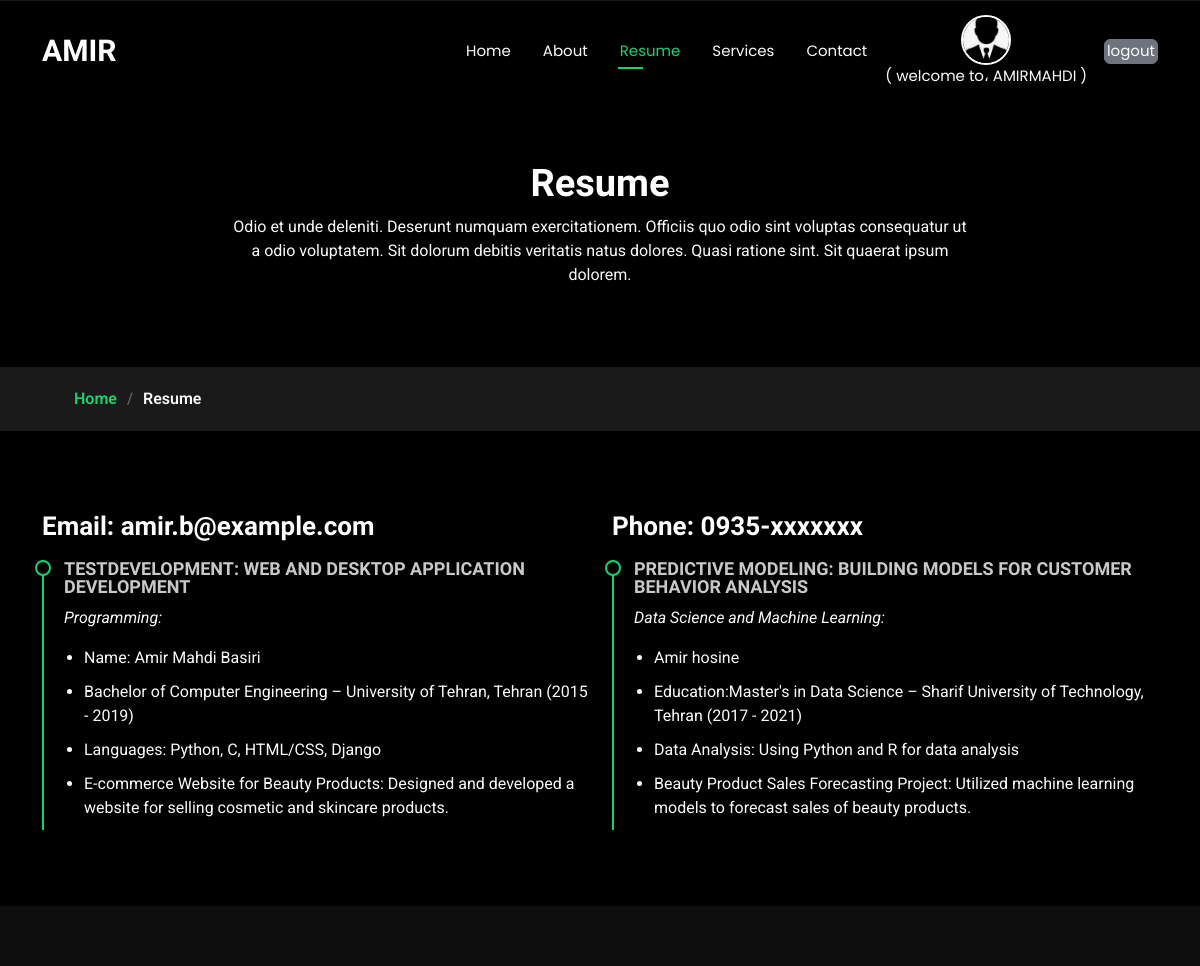
The app's page /resume/ (signed in) with its own data.
### root/models.py (models this page shows, shortened)
class UserProfile(models.Model):
    user = models.OneToOneField(User, on_delete=models.CASCADE)
    image = models.ImageField(upload_to='profile_pics/', null=True, blank=True, default='profile_pics/icon.png')
    reset_code = models.CharField(max_length=6, null=True, blank=True)

class Resume(models.Model):
    NAME = models.CharField(max_length=100, default="test")
    TITLE = models.CharField(max_length=100, default="test")
    SUBJECT = models.CharField(max_length=100, default="test")
    FIRST_TEXT = models.CharField(max_length=100, default="test")
    SECOND_TEXT = models.CharField(max_length=100, default="test")
    THIRD_TEXT = models.CharField(max_length=100, default="test")
    DESCRIPTION = models.TextField(default="test")
    scheduled = models.DateTimeField(default=timezone.now)
    status = models.BooleanField(default=False)
    created_at = models.DateTimeField(auto_now_add=True)
    updated_at = models.DateTimeField(auto_now=True)
    class Meta:
        ordering = ('created_at',)

### root/views.py (the view)
# urls.py: path('resume/', resume, name='resume'),
def resume(request):
    resumes = Resume.objects.filter(status=True)
    context = {
        'active_page': 'resume',  # شناسه صفحه فعلی
        'resumes': resumes
    }
    return render(request, "root/resume.html", context)

### templates/root/resume.html (shortened to what this page needs)
{% extends "base.html" %}
{% load static %}
{% block 'content' %}
  <main class="main">
    <div class="page-title" data-aos="fade">
      <div class="heading">
        <div class="container">
          <div class="row d-flex justify-content-center text-center">
            <div class="col-lg-8">
              <h1>Resume</h1>
              <p class="mb-0">Odio et unde deleniti. Deserunt numquam exercitationem. Officiis quo odio sint voluptas consequatur ut a odio voluptatem. Sit dolorum debitis veritatis natus dolores. Quasi ratione sint. Sit quaerat ipsum dolorem.</p>
            </div>
          </div>
        </div>
      </div>
      <nav class="breadcrumbs">
        <div class="container">
          <ol>
            <li><a href="{% url 'root:home' %}">Home</a></li>
            <li class="current">Resume</li>
          </ol>
        </div>
      </nav>
    </div>
    <section id="resume" class="resume section">
      <div class="container">
        <div class="row">
          {% for resume in resumes %}
          <div class="col-lg-6" data-aos="fade-up" data-aos-delay="200">
            <h3 class="resume-title">{{resume.NAME}}</h3>
            <div class="resume-item">
              <h4>{{resume.TITLE}}</h4>
              <p><em>{{resume.SUBJECT}}</em></p>
              <ul>
                <li>{{resume.FIRST_TEXT}}</li>
                <li>{{resume.SECOND_TEXT}}</li>
                <li>{{resume.THIRD_TEXT}}</li>
                <li>{{resume.DESCRIPTION}}</li>
              </ul>
            </div>
          </div>
          {% endfor %}
        </div>
      </div>
    </section>
  </main>
  {% endblock 'content' %}

### templates/base.html (shortened to what this page needs)
{% load static %}
<!DOCTYPE html>
<html lang="en">
<head>
  <link href="{% static 'assets/vendor/bootstrap/css/bootstrap.min.css' %}" rel="stylesheet">
  <link href="{% static 'assets/vendor/bootstrap-icons/bootstrap-icons.css' %}" rel="stylesheet">
  <link href="{% static 'assets/vendor/aos/aos.css' %}" rel="stylesheet">
  <link href="{% static 'assets/vendor/swiper/swiper-bundle.min.css' %}" rel="stylesheet">
  <link href="{% static 'assets/vendor/glightbox/css/glightbox.min.css' %}" rel="stylesheet">
  <link href="{% static 'assets/css/main.css' %}" rel="stylesheet">
</head>
<body class="index-page">
  <header id="header" class="header d-flex align-items-center fixed-top">
    <div class="container-fluid container-xl position-relative d-flex align-items-center justify-content-between">
      <a href="{% url 'root:home' %}" class="logo d-flex align-items-center">
        <h1 class="sitename">AMIR</h1>
      </a>
      <nav id="navmenu" class="navmenu">
        <ul>
          <li><a href="{% url 'root:home' %}" class="{% if active_page == 'home' %}active{% endif %}">Home</a></li>
          <li><a href="{% url 'root:about' %}" class="{% if active_page == 'about' %}active{% endif %}">About</a></li>
          <li><a href="{% url 'root:resume' %}" class="{% if active_page == 'resume' %}active{% endif %}">Resume</a></li>
          <li><a href="{% url 'root:services' %}" class="{% if active_page == 'services' %}active{% endif %}">Services</a></li>
          <li><a href="{% url 'root:contact' %}" class="{% if active_page == 'contact' %}active{% endif %}">Contact</a></li>
          {% if user.is_authenticated %}
            <a href="{% url 'root:Change' %}" class="nav-link text-center">
              <img src="{% if user.userprofile.image %}{{ user.userprofile.image.url }}{% else %}/media/profile_pics/default.jpg{% endif %}"
                   alt="Profile Icon" class="profile-icon">
                   <span>( welcome to، {{ user.first_name}} )</span>
          </a>
          <span class="separator">ㅤ</span>
              <a href="{% url 'root:logout' %}" class="btn btn-secondary">logout</a>
          {% endif %}
        </ul>
      </nav>
    </div>
  </header>
{% block 'content' %}
{% endblock 'content' %}
  <footer id="footer" class="footer dark-background">
  </footer>
</body>
</html>

### static/assets/css/main.css (style rules this page uses)
:root { --default-font: "Roboto", system-ui, -apple-system, "Segoe UI", Roboto, "Helvetica Neue", Arial, "Noto Sans", "Liberation Sans", sans-serif, "Apple Color Emoji", "Segoe UI Emoji", "Segoe UI Symbol", "Noto Color Emoji"; --heading-font: "Raleway", sans-serif; --nav-font: "Poppins", sans-serif; }
:root { --background-color: #000000; --default-color: #fafafa; --heading-color: #ffffff; --accent-color: #18d26e; --surface-color: #1a1a1a; --contrast-color: #000000; }
:root { --nav-color: #fafafa; --nav-hover-color: #18d26e; --nav-mobile-background-color: #1a1a1a; --nav-dropdown-background-color: #1a1a1a; --nav-dropdown-color: #fafafa; --nav-dropdown-hover-color: #18d26e; }
.dark-background { --background-color: rgba(15, 15, 15, 0.975); --default-color: #ffffff; --heading-color: #ffffff; --surface-color: #292929f9; --contrast-color: #000000; }
:root { scroll-behavior: smooth; }
body { color: var(--default-color); background-color: var(--background-color); font-family: var(--default-font); }
a { color: var(--accent-color); text-decoration: none; transition: 0.3s; }
h1, h2, h3, h4, h5, h6 { color: var(--heading-color); font-family: var(--heading-font); }
.header { --background-color: rgba(0, 0, 0, 0); color: var(--default-color); background-color: var(--background-color); padding: 15px 0; transition: all 0.5s; z-index: 997; }
.header .logo { line-height: 1; }
.header .logo h1 { font-size: 30px; margin: 0; font-weight: 700; color: var(--heading-color); }
@media (min-width: 1200px) { .navmenu { padding: 0; } }
@media (min-width: 1200px) { .navmenu ul { margin: 0; padding: 0; display: flex; list-style: none; align-items: center; } }
@media (min-width: 1200px) { .navmenu li { position: relative; } }
@media (min-width: 1200px) { .navmenu>ul>li { white-space: nowrap; padding: 15px 14px; } }
@media (min-width: 1200px) { .navmenu a, .navmenu a:focus { color: var(--nav-color); font-size: 15px; padding: 0 2px; font-family: var(--nav-font); font-weight: 400; display: flex; align-items: center; justify-content: space-between; white-space: nowrap; transition: 0.3s; position: relative; } }
@media (min-width: 1200px) { .navmenu>ul>li>a:before { content: ""; position: absolute; height: 2px; bottom: -6px; left: 0; background-color: var(--nav-hover-color); visibility: hidden; width: 0px; transition: all 0.3s ease-in-out 0s; } }
@media (min-width: 1200px) { .navmenu a:hover:before, .navmenu li:hover>a:before, .navmenu .active:before { visibility: visible; width: 25px; } }
@media (min-width: 1200px) { .navmenu li:hover>a, .navmenu .active, .navmenu .active:focus { color: var(--nav-hover-color); } }
.footer { color: var(--default-color); background-color: var(--background-color); font-size: 14px; text-align: center; padding: 30px 0; position: relative; }
.page-title { color: var(--default-color); background-color: var(--background-color); position: relative; }
.page-title .heading { padding: 160px 0 80px 0; border-top: 1px solid color-mix(in srgb, var(--default-color), transparent 90%); }
.page-title .heading h1 { font-size: 38px; font-weight: 700; }
.page-title nav { background-color: color-mix(in srgb, var(--default-color), transparent 90%); padding: 20px 0; }
.page-title nav ol { display: flex; flex-wrap: wrap; list-style: none; margin: 0; font-size: 16px; font-weight: 600; }
.page-title nav ol li+li { padding-left: 10px; }
.page-title nav ol li+li::before { content: "/"; display: inline-block; padding-right: 10px; color: color-mix(in srgb, var(--default-color), transparent 70%); }
section, .section { color: var(--default-color); background-color: var(--background-color); padding: 60px 0; scroll-margin-top: 100px; overflow: clip; }
.resume .resume-title { color: var(--heading-color); font-size: 26px; font-weight: 700; margin-top: 20px; margin-bottom: 20px; }
.resume .resume-item { padding: 0 0 20px 20px; margin-top: -2px; border-left: 2px solid var(--accent-color); position: relative; }
.resume .resume-item h4 { line-height: 18px; font-size: 18px; font-weight: 600; text-transform: uppercase; color: color-mix(in srgb, var(--default-color), transparent 20%); margin-bottom: 10px; }
.resume .resume-item ul { padding-left: 20px; }
.resume .resume-item ul li { padding-bottom: 10px; }
.resume .resume-item:last-child { padding-bottom: 0; }
.resume .resume-item::before { content: ""; position: absolute; width: 16px; height: 16px; border-radius: 50px; left: -9px; top: 0; background: var(--background-color); border: 2px solid var(--accent-color); }

### records on screen
Resume: NAME "Email: amir.b@example.com", TITLE "TESTDEVELOPMENT: WEB AND DESKTOP APPLICATION DEVELOPMENT", SUBJECT "Programming:", FIRST_TEXT "Name: Amir Mahdi Basiri", SECOND_TEXT "Bachelor of Computer Engineering – University of Tehran, Tehran (2015 - 2019)", THIRD_TEXT "Languages: Python, C, HTML/CSS, Django", DESCRIPTION "E-commerce Website for Beauty Products: Designed and developed a website for selling cosmetic and skincare products."
Resume: NAME "Phone: 0935-xxxxxxx", TITLE "PREDICTIVE MODELING: BUILDING MODELS FOR CUSTOMER BEHAVIOR ANALYSIS", SUBJECT "Data Science and Machine Learning:", FIRST_TEXT "Amir hosine", SECOND_TEXT "Education:Master's in Data Science – Sharif University of Technology, Tehran (2017 - 2021)", THIRD_TEXT "Data Analysis: Using Python and R for data analysis", DESCRIPTION "Beauty Product Sales Forecasting Project: Utilized machine learning models to forecast sales of beauty products."

### other values on screen
{{ user.first_name }} "AMIRMAHDI"
